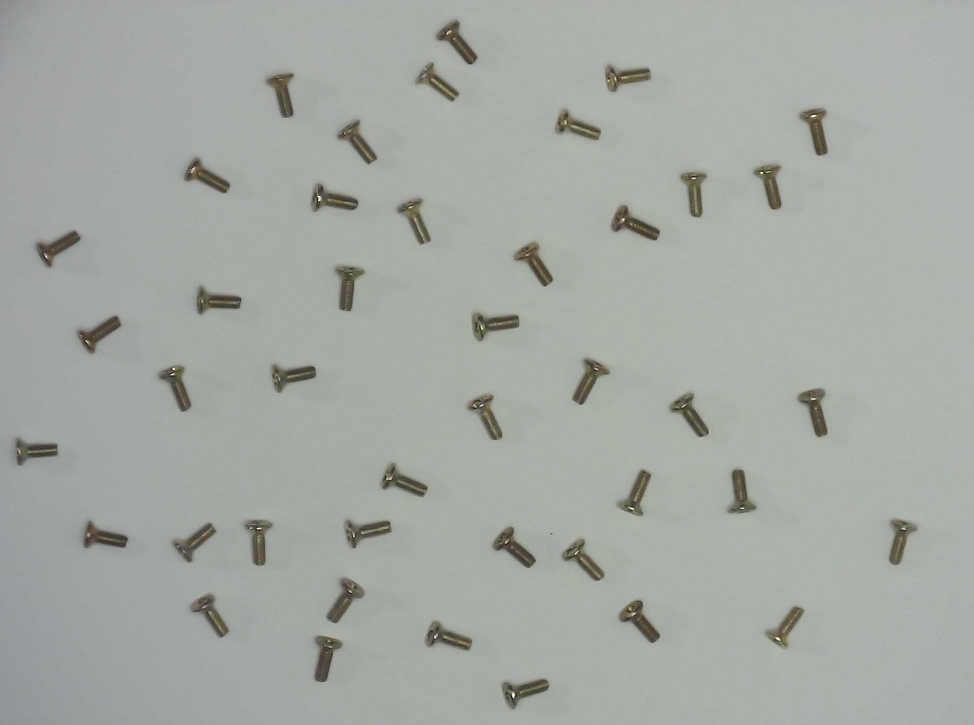
#> input picture data/Screws_2024_07_15/img1.jpg, 974 x 725 px, shrunk from 1451 x 1080 before the run, found by its file name; its folder holds only this picture in this run
$ python opencv.py
#> lines starting #> are read from the running program, lines starting #| are printed output that depends on the picture; after the words box and inside, x2 and y2 are one past the last pixel; in counts of white or black regions, pixels touching at a corner belong together
import cv2
import numpy as np
import os

kernel = np.ones((20,20),np.uint8)
kernel_2 = np.ones((5,5),np.uint8)

folder_path = 'Screws_2024_07_15'
image_files = [f for f in os.listdir(folder_path) if f.endswith('.jpg')]

for image_file in image_files:
    img_path = os.path.join(folder_path, image_file)
    img = cv2.imread(img_path, 1)
#> img is the input picture: shape (725, 974, 3); mean B, G, R 163.1, 168.4, 164.1
    denoised = cv2.fastNlMeansDenoisingColored(img, None, 10, 10, 7, 21)
    gaussian_blur = cv2.GaussianBlur(denoised, (0, 0), 3.0)
    sharpened = cv2.addWeighted(denoised, 1.5, gaussian_blur, -0.5, 0)
    img_grey = cv2.cvtColor(sharpened, cv2.COLOR_BGR2GRAY)
    img_canny = cv2.Canny(img_grey,128,170)
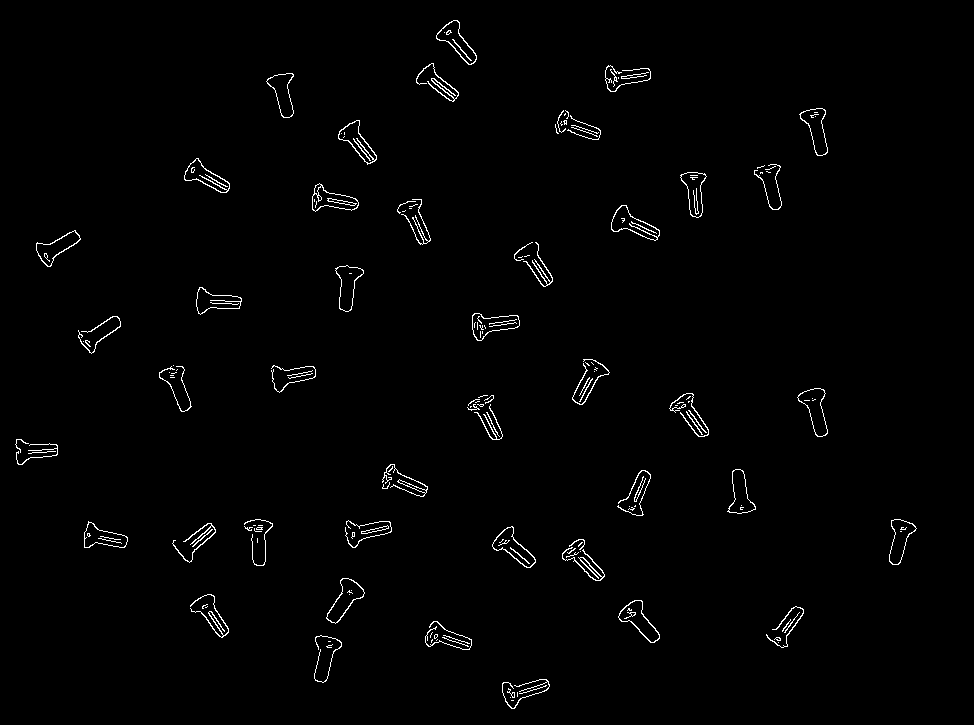
#> img_canny: shape (725, 974); 1.3% white in thin lines or dots, all inside (x1, y1, x2, y2) = (15, 20, 917, 709)
    closing = cv2.morphologyEx(img_canny, cv2.MORPH_CLOSE, kernel)
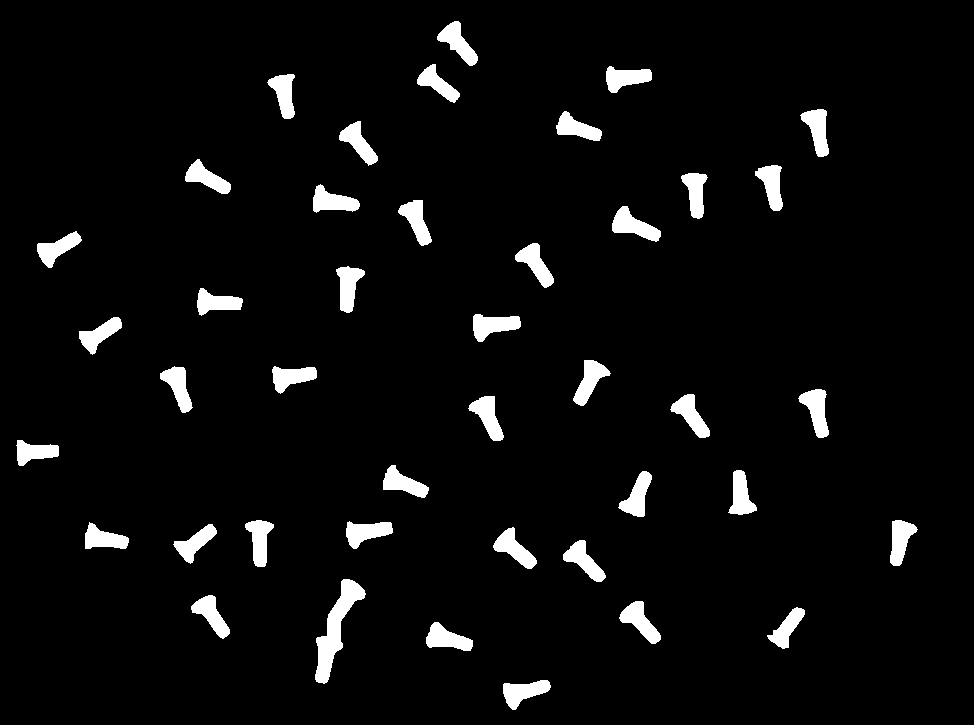
#> closing: shape (725, 974); 4.7% white; 42 white regions, largest, box (x1, y1, x2, y2) and area: (315, 579, 366, 684) 1850, (612, 206, 661, 242) 856, (798, 389, 829, 438) 830
    erosion = cv2.erode(closing,kernel_2,iterations=2)
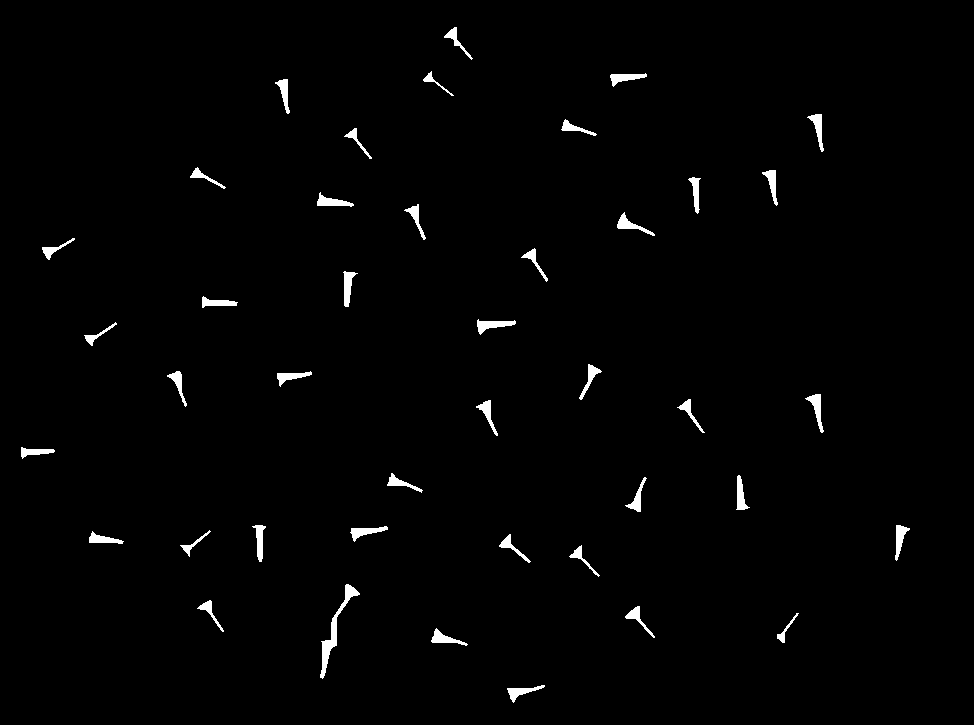
#> erosion: shape (725, 974); 1.3% white; 42 white regions
    contours, hierarchy = cv2.findContours(closing, cv2.RETR_EXTERNAL, cv2.CHAIN_APPROX_SIMPLE)
#> contours = 42 contours; largest, box (x1, y1, x2, y2) and area: (315, 579, 366, 684) 1728, (612, 206, 661, 242) 794, (798, 389, 829, 438) 768, (473, 314, 521, 342) 762, (619, 601, 661, 644) 751
    print(f"Number of screws {image_file}: {len(contours)}")
#| Number of screws img1.jpg: 42

    result = img.copy()
    cv2.drawContours(result, contours, -1, (0, 255, 0), 2)
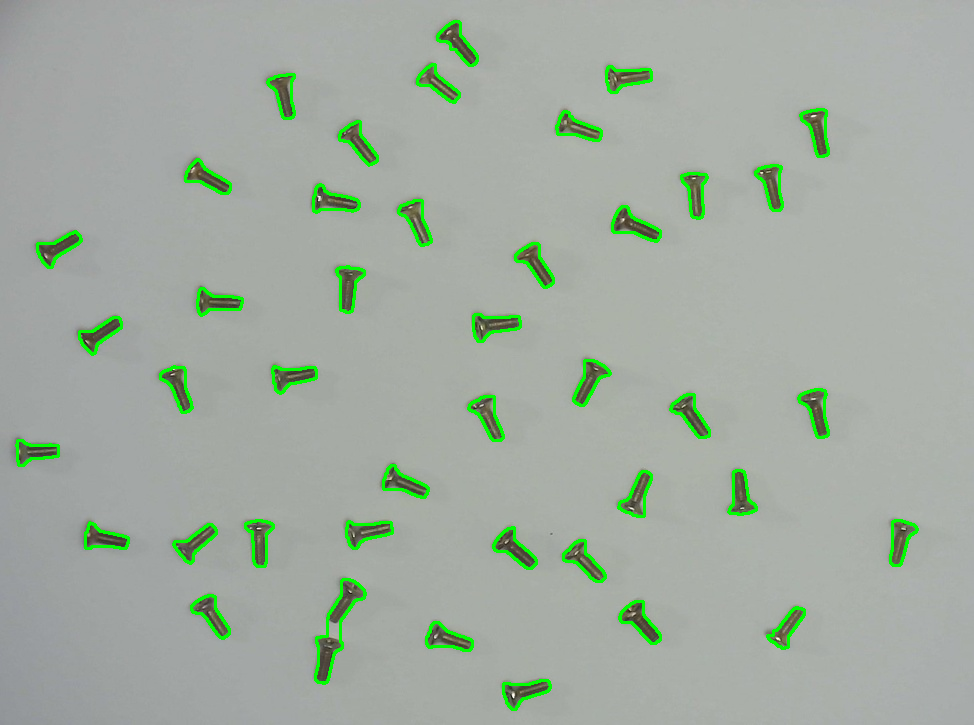
#> result: shape (725, 974, 3); 2.57% of pixels changed, all inside (x1, y1, x2, y2) = (15, 20, 919, 711)
    cv2.imshow('Original', img)
    cv2.imshow('Processed', closing)
    cv2.imshow('Contours', result)

    key = cv2.waitKey(0)
#> (key q is pressed here)
    if key == ord('q'):
        break
    cv2.destroyAllWindows()

cv2.destroyAllWindows()

$ run again, on data/Screws_2024_07_15/img4.jpg
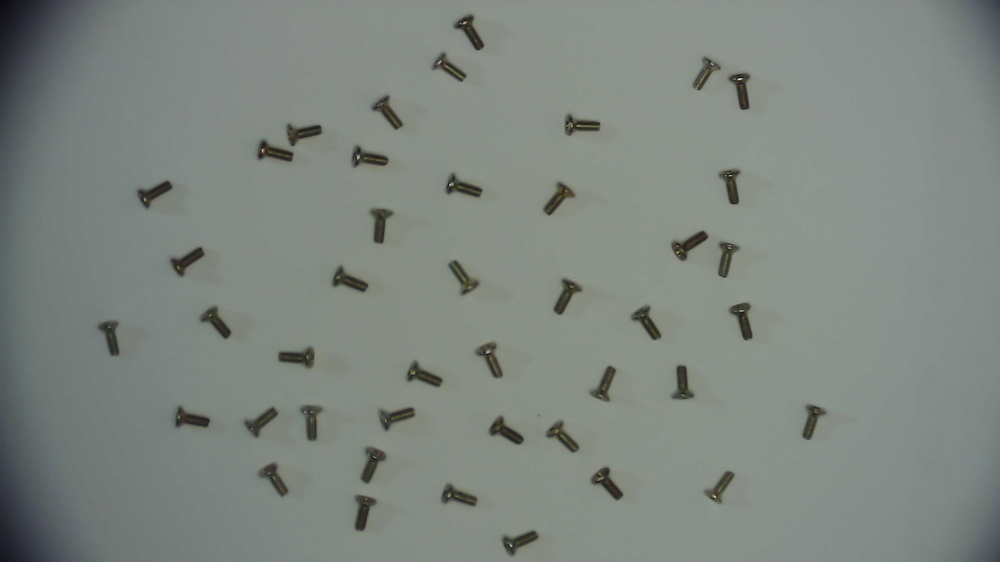
#> input picture data/Screws_2024_07_15/img4.jpg, 1000 x 562 px, shrunk from 1920 x 1080 before the run, found by its file name
#> img is the input picture: shape (562, 1000, 3); mean B, G, R 128.3, 134.3, 126.5
#> `img_canny = cv2.Canny(img_grey,128,170)`:
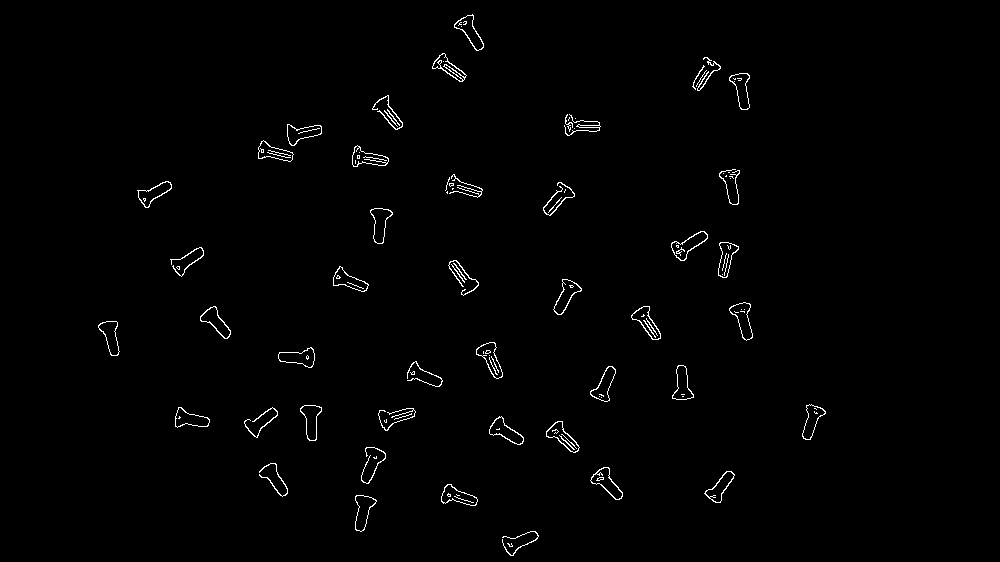
#> img_canny: shape (562, 1000); 1.1% white in thin lines or dots, all inside (x1, y1, x2, y2) = (98, 14, 826, 556)
#> closing: shape (562, 1000); 3.7% white; 39 white regions, largest, box (x1, y1, x2, y2) and area: (356, 448, 387, 533) 1196, (259, 125, 323, 163) 1081, (672, 232, 740, 279) 1059
#> erosion: shape (562, 1000); 0.57% white; 90 white regions (49 under 20 px)
#> contours = 39 contours; largest, box (x1, y1, x2, y2) and area: (356, 448, 387, 533) 1096, (259, 125, 323, 163) 991, (672, 232, 740, 279) 955, (693, 58, 751, 111) 935, (503, 532, 540, 562) 496
#| Number of screws img4.jpg: 39
#> `cv2.drawContours(result, contours, -1, (0, 255, 0), 2)`:
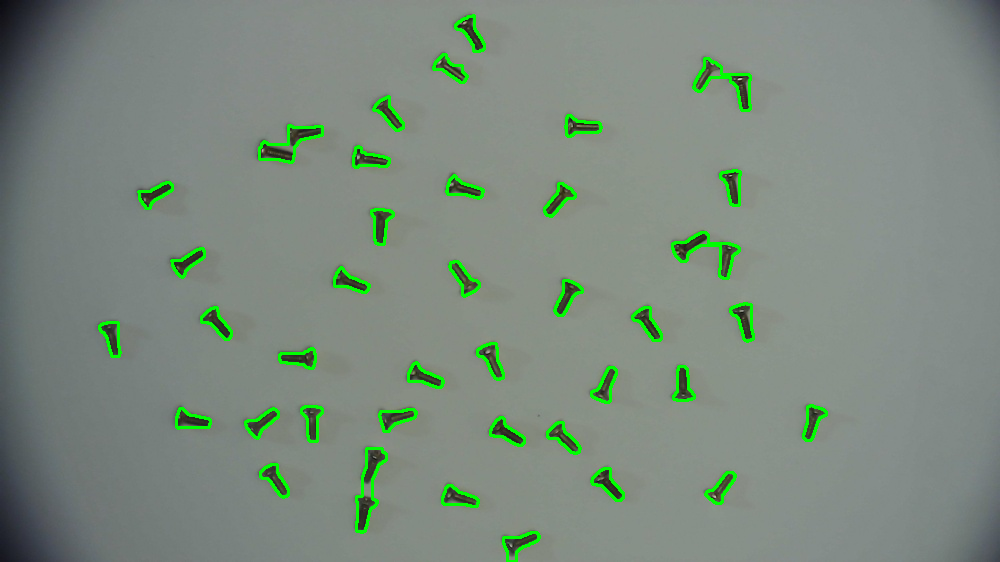
#> result: shape (562, 1000, 3); 2.51% of pixels changed, all inside (x1, y1, x2, y2) = (98, 14, 828, 562)

$ run again, on data/Screws_2024_07_15/img5.jpg
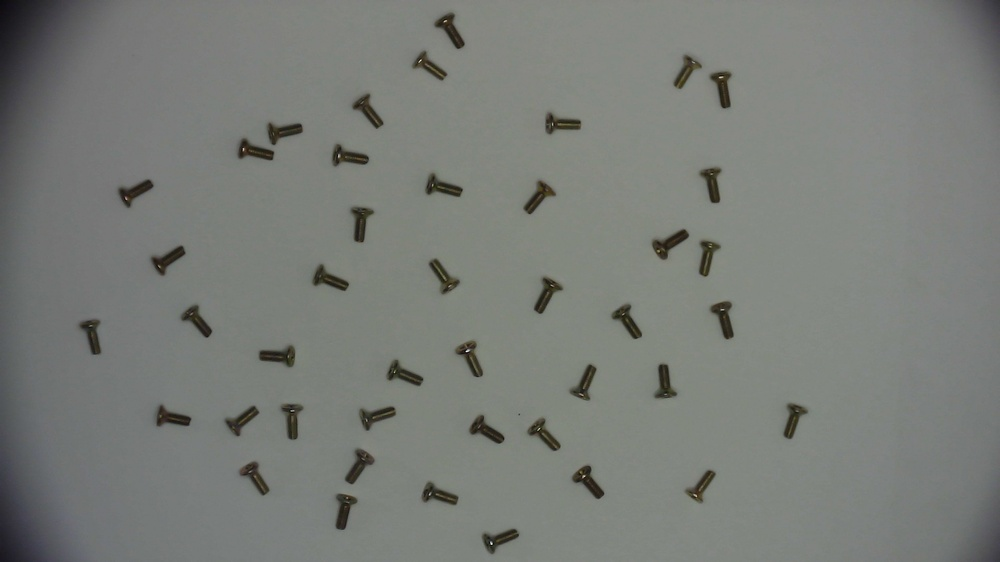
#> input picture data/Screws_2024_07_15/img5.jpg, 1000 x 562 px, shrunk from 1920 x 1080 before the run, found by its file name
#> img is the input picture: shape (562, 1000, 3); mean B, G, R 119.7, 124.3, 121.2
#> `img_canny = cv2.Canny(img_grey,128,170)`:
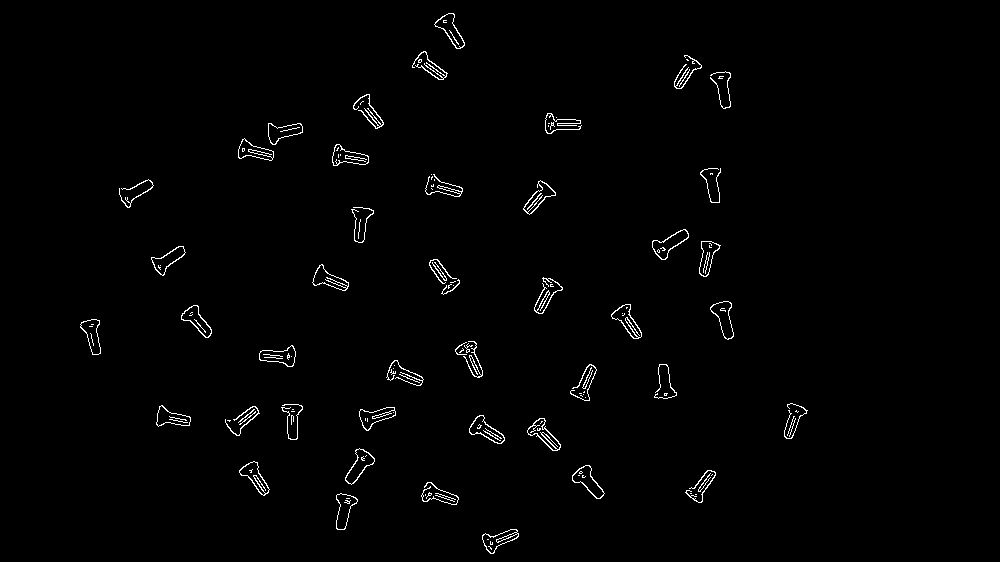
#> img_canny: shape (562, 1000); 1.2% white in thin lines or dots, all inside (x1, y1, x2, y2) = (80, 13, 808, 554)
#> closing: shape (562, 1000); 3.8% white; 38 white regions, largest, box (x1, y1, x2, y2) and area: (337, 408, 397, 531) 1743, (239, 124, 304, 162) 1125, (653, 230, 722, 278) 1075
#> erosion: shape (562, 1000); 0.63% white; 86 white regions (43 under 20 px)
#> contours = 38 contours; largest, box (x1, y1, x2, y2) and area: (337, 408, 397, 531) 1582, (239, 124, 304, 162) 1033, (653, 230, 722, 278) 971, (675, 56, 732, 110) 936, (483, 530, 520, 562) 498
#| Number of screws img5.jpg: 38
#> `cv2.drawContours(result, contours, -1, (0, 255, 0), 2)`:
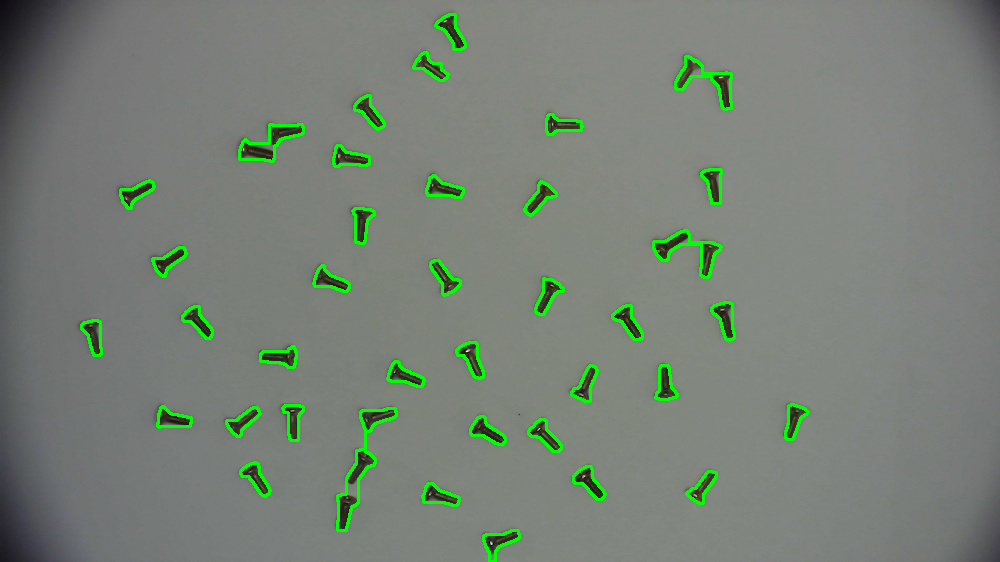
#> result: shape (562, 1000, 3); 2.55% of pixels changed, all inside (x1, y1, x2, y2) = (80, 13, 810, 562)

$ run again, on data/Screws_2024_07_15/img6.jpg
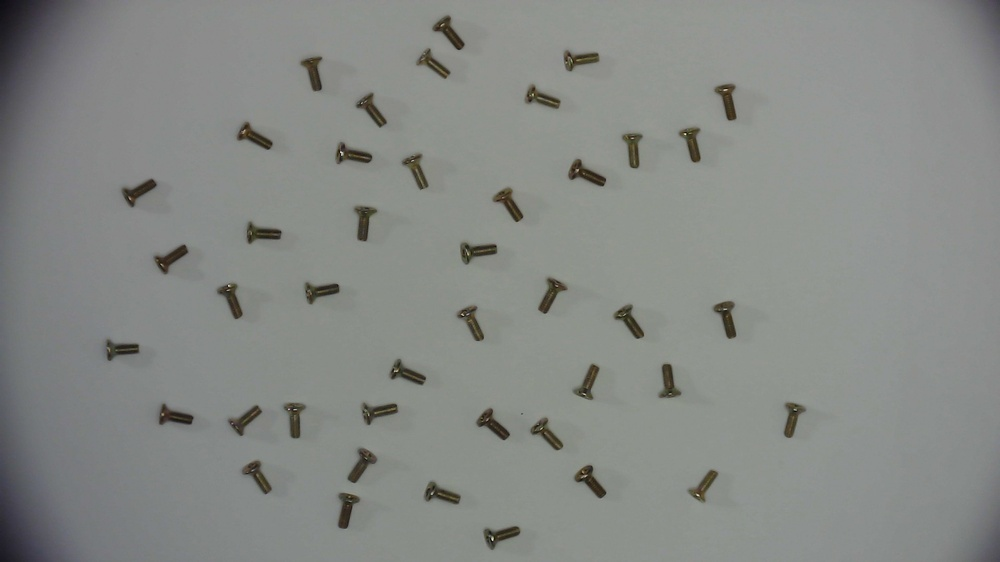
#> input picture data/Screws_2024_07_15/img6.jpg, 1000 x 562 px, shrunk from 1920 x 1080 before the run, found by its file name
#> img is the input picture: shape (562, 1000, 3); mean B, G, R 133.5, 137, 134
#> `img_canny = cv2.Canny(img_grey,128,170)`:
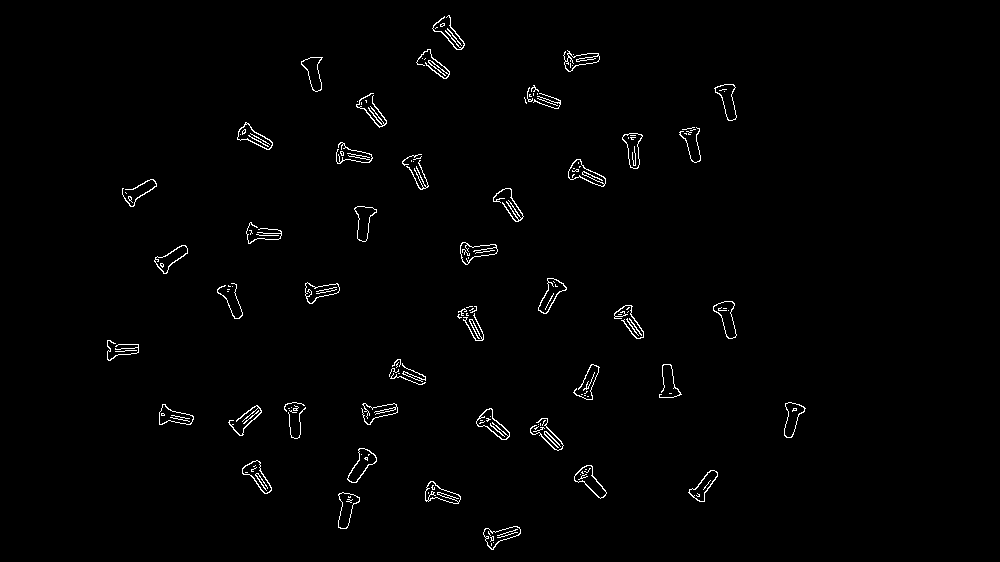
#> img_canny: shape (562, 1000); 1.2% white in thin lines or dots, all inside (x1, y1, x2, y2) = (107, 15, 806, 550)
#> closing: shape (562, 1000); 3.8% white; 41 white regions, largest, box (x1, y1, x2, y2) and area: (417, 16, 466, 80) 1400, (339, 449, 378, 530) 1192, (714, 302, 738, 340) 540
#> erosion: shape (562, 1000); 0.64% white; 85 white regions (46 under 20 px)
#> contours = 41 contours; largest, box (x1, y1, x2, y2) and area: (417, 16, 466, 80) 1315, (339, 449, 378, 530) 1096, (714, 302, 738, 340) 491, (569, 160, 607, 188) 482, (484, 527, 522, 551) 465
#| Number of screws img6.jpg: 41
#> `cv2.drawContours(result, contours, -1, (0, 255, 0), 2)`:
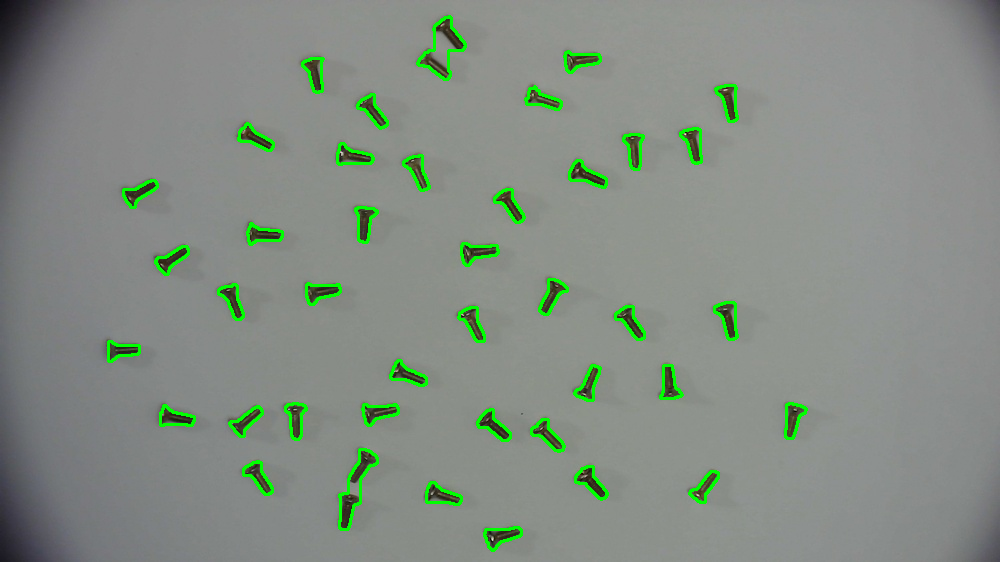
#> result: shape (562, 1000, 3); 2.48% of pixels changed, all inside (x1, y1, x2, y2) = (107, 15, 808, 552)
